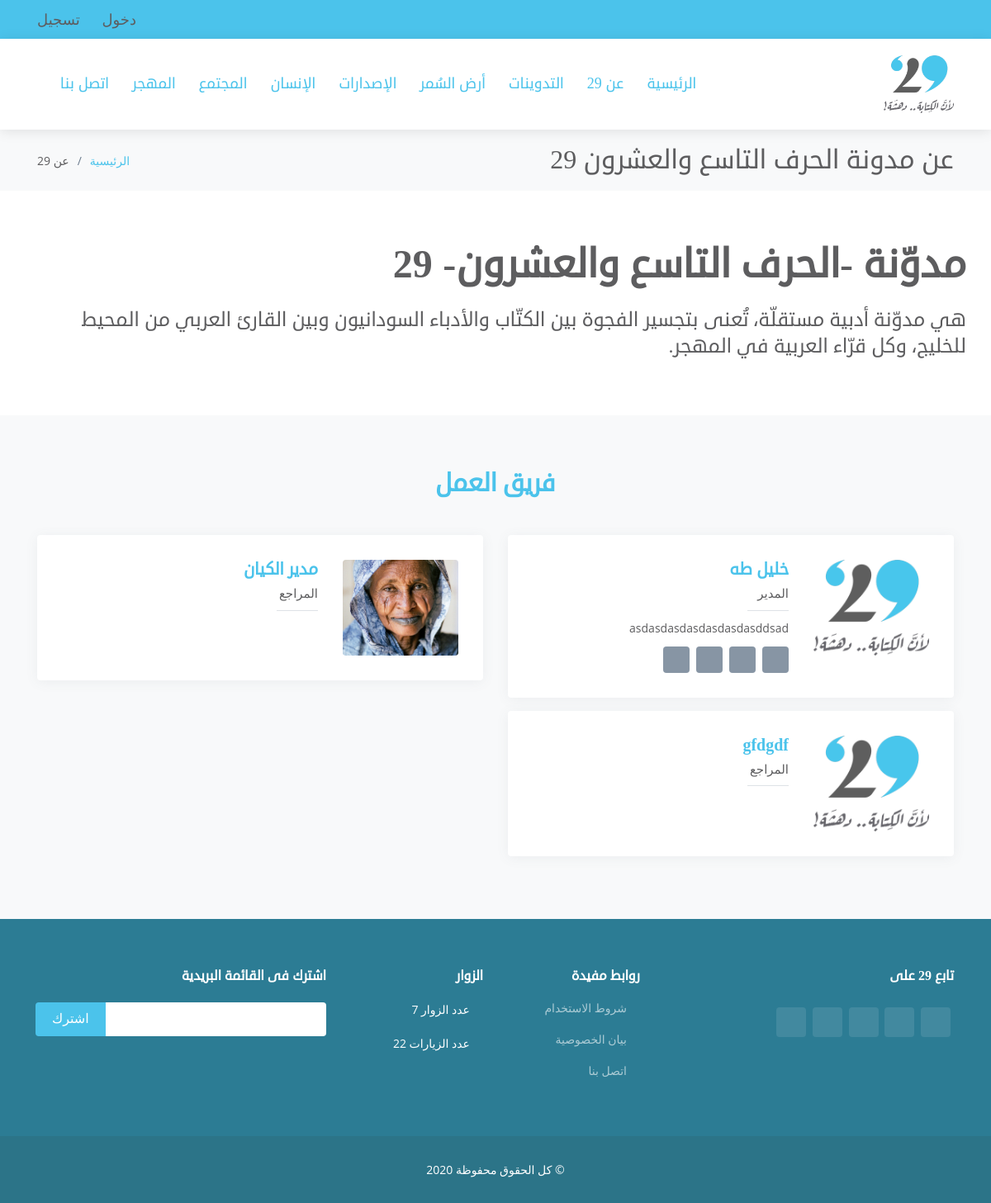
/dashboard/about, run on the app's committed database.
### tables this page shows
CREATE TABLE `category` (
  `cat_id` int(3) NOT NULL,
  `cat_name` varchar(50) NOT NULL,
  `cat_class` varchar(20) NOT NULL,
  `create_at` datetime NOT NULL,
  `create_by` int(5) NOT NULL,
  `update_at` datetime DEFAULT NULL,
  `update_by` int(5) DEFAULT NULL
);

CREATE TABLE `staff` (
  `staff_id` int(5) NOT NULL,
  `staff_name` varchar(50) NOT NULL,
  `staff_phone` varchar(20) NOT NULL,
  `staff_email` varchar(50) NOT NULL,
  `staff_type` varchar(10) NOT NULL DEFAULT 'DR',
  `staff_address` text,
  `staff_img` varchar(20) NOT NULL DEFAULT 'user.jpg',
  `staff_active` int(1) NOT NULL DEFAULT '1',
  `staff_about` text,
  `staff_face` varchar(100) DEFAULT NULL,
  `staff_twitter` varchar(100) DEFAULT NULL,
  `staff_linked` varchar(100) DEFAULT NULL,
  `staff_instagram` varchar(100) DEFAULT NULL,
  `staff_uname` varchar(50) NOT NULL,
  `staff_pass` varchar(100) NOT NULL,
  `create_at` datetime NOT NULL,
  `create_by` int(5) DEFAULT NULL,
  `update_at` datetime DEFAULT NULL,
  `update_by` int(5) DEFAULT NULL
);

### lib/session.php (called while the page is built, shortened)
<?php
	class session
	{
		public static function get($key)
		{
			if(isset($_SESSION[$key]))
			{
				return $_SESSION[$key];
			}else
			{
				return false;
			}
		}
	}
?>

### controller/dashboard.php (called while the page is built, shortened)
<?php
	class dashboard extends controller
	{
		function __construct()
		{
			$this->view->CSS = array();
			$this->view->JS = array('views/dashboard/JS/dash.js');
		}
		function about()
		{
			$this->view->menu = $this->model->menu();
			$this->view->staff = $this->model->staff();
			$this->view->render(array('dashboard/about'),'home');
		}
	}
?>

### index.php (called while the page is built, shortened)
<?php
	$app = new bootstrap();
?>

### lib/database.php (called while the page is built, shortened)
<?php
	class database extends PDO
	{
		function __construct()
		{
			$this->get_config();
		}
		private function get_config()
		{
			$x = $this->select("SELECT * FROM ".DB_PREFEX."config",array());
		}
		public function select($sql,$data,$fetchMode = PDO::FETCH_ASSOC)
		{
			$sth = $this->prepare($sql);
			$sth->execute();
			return $sth->fetchAll($fetchMode);
		}
		public function get_menu()
		{
			$x = $this->select("SELECT ".DB_PREFEX."category.*, count(blog_id) as no
								FROM ".DB_PREFEX."category
								LEFT JOIN ".DB_PREFEX."blog_category ON category = cat_id
								WHERE 1=1
								GROUP BY cat_id",array());
			$menu = array();
			foreach($x as $val)
			{
				$menu[$val['cat_id']] = array('id'=>$val['cat_id']
											,'name'=>$val['cat_name']
											,'count'=>$val['no']
											);
			}
			return $menu;
		}
	}
?>

### models/dashboard_model.php (called while the page is built, shortened)
<?php
	class dashboard_model extends model
	{
		function __construct()
		{
			parent::__construct();
		}
		public function menu()
		{
			return $this->db->get_menu();
		}
		public function staff()
		{
			return $this->db->select('SELECT staff_id, staff_name, staff_phone, staff_email, staff_address
									,staff_img, staff_about,staff_type
									,staff_face, staff_twitter, staff_linked, staff_instagram
									FROM '.DB_PREFEX.'staff
									WHERE staff_type != "bloger"
									',array());
		}
	}
?>

### lib/controller.php (called while the page is built, shortened)
<?php
	class controller
	{
		public function loadModel($name,$model_path)
		{
			$path = $model_path.$name.'_model.php';
			if(file_exists($path))
			{
				$this->model = new $model_name();
			}
		}
	}
?>

### lib/model.php (called while the page is built)
<?php
	class model
	{
		function __construct()
		{
			$this->db = new database();
		}
	}
?>

### views/dashboard/about.php (the view)
<main id="main">
	<section id="breadcrumbs" class="breadcrumbs">
		<div class="container">
			<div class="d-flex justify-content-between align-items-center">
				<h2>عن مدونة الحرف التاسع والعشرون 29</h2>
				<ol>
					<li><a href="<?php echo URL ?>">الرئيسية</a></li>
					<li>عن 29</li>
				</ol>
			</div>
		</div>
	</section>
	<section id="about" class="about">
		<div class="container">
			<div class="row content">
				<h2>مدوّنة -الحرف التاسع والعشرون- 29</h2>
				<h3>هي مدوّنة أدبية مستقلّة، تُعنى بتجسير الفجوة بين الكتّاب والأدباء السودانيون وبين القارئ العربي من المحيط للخليج، وكل قرّاء العربية في المهجر.</h3>
			</div>
		</div>
	</section>
    <section id="team" class="team section-bg">
		<div class="container">
			<div class="section-title">
				<p>فريق العمل</p>
			</div>
			<div class="row">
			<?php
				foreach($this->staff as $val)
				{
			?>
				<div class="col-lg-6 mb-3">
					<div class="member d-flex align-items-start">
						<div class="pic"><img src="<?php echo URL."public/IMG/users/".$val['staff_img'] ?>" class="img-fluid" alt=""></div>
						<div class="member-info">
							<h4><?php echo $val['staff_name']?></h4>
							<span><?php echo staff_settings::$staf_asso_type[$val['staff_type']]['AR']?></span>
							<p><?php echo $val['staff_about']?></p>
							<div class="social">
							<?php
								echo (!empty($val['staff_twitter']))?'<a href="'.$val['staff_twitter'].'" target="_blank"><i class="icofont-twitter"></i></a>':"";
								echo (!empty($val['staff_face']))?'<a href="'.$val['staff_face'].'" target="_blank"><i class="icofont-facebook"></i></a>':"";
								echo (!empty($val['staff_instagram']))?'<a href="'.$val['staff_instagram'].'" target="_blank"><i class="icofont-instagram"></i></a>':"";
								echo (!empty($val['staff_linked']))?'<a href="'.$val['staff_linked'].'" target="_blank"><i class="icofont-linkedin"></i></a>':"";
							?>
							</div>
						</div>
					</div>
				</div>
			<?php
				}
			?>
			</div>
		</div>
	</section>
</main>

### lib/view.php (shortened to what this page needs)
<?php
	class view
	{
		public function render($files,$class="")
		{
			$this->get_header($class);
			foreach($files as $k => $name)
			{
				$file_name = "views/".$name.".php";
				if(file_exists($file_name))
				{
					require($file_name);
				}else
				{
					$this->file_name = $name;
					require("views/error/err404.php");
				}
			}
		}
		public function get_header($class)
		{
			require("views/header/header.php");
			$this->get_menus($class);
		}
		private function get_menus($class)
		{
			if(session::get('user_type'))
			{
				require("views/menus/".session::get('user_type').".php");
				switch($class)
				{
					case 'home':
					break;
					default:
				}
			}elseif($class == 'login')
			{
				require("views/menus/bloger.php");
			}else
			{
				require("views/menus/bloger.php");
			}
		}
		public function get_footer($class)
		{
			require("views/footer/footer.php");
		}
	}
?>

### views/menus/bloger.php
<section id="topbar" class="d-none d-lg-block">
	<div class="container d-flex">
		<div class="contact-info mr-auto">
			<i class="icofont-sign-in"></i><a href="<?php echo URL ?>login">دخول</a>
			<i class="icofont-user"></i><a href="<?php echo URL ?>login/register">تسجيل</a>
		</div>
	</div>
</section>
<header id="header" class="header-inner-pages sticky-top">
	<div class="container d-flex align-items-center">
		<a href="<?php echo URL ?>" class="logo"><img src="<?php echo URL ?>public/IMG/logo.png" alt="" class="img-fluid"></a>
		<nav class="nav-menu d-none mr-auto d-lg-block">
			<ul>
				<li><a href="<?php echo URL ?>">الرئيسية</a></li>
				<li><a href="<?php echo URL ?>dashboard/about">عن 29 </a></li>
				<li><a href="<?php echo URL ?>blog/index">التدوينات</a></li>
			<?php
				foreach($this->menu as $val)
				{
					echo "<li><a href='".URL."blog/index/".$val['id']."'>".$val['name']."</a></li>";
				}
			?>
				<li><a href="<?php echo URL ?>dashboard/contact">اتصل بنا</a></li>
			</ul>
		</nav>
	</div>
</header>

### public/CSS/style.css (style rules this page uses)
body { font-family: "Open Sans", sans-serif; color: #5d5d5f; direction: rtl !important; text-align: right; }
a { color: #4bc3eb; }
h1, h2, h3, h4, h5, h6 { font-family: 'droid-sans'; }
#topbar { background: #4bc3eb; padding: 10px 0; font-size: 18px; color: #5d5d5f; }
#topbar .contact-info a { line-height: 1; color: #5d5d5f; transition: 0.3s; }
#topbar .contact-info i { color: #5d5d5f; padding: 4px; }
#header { background: white; transition: all 0.5s; z-index: 997; padding: 20px 0; }
#header.header-inner-pages { box-shadow: 0px 2px 15px rgba(0, 0, 0, 0.1); }
#header .logo { font-size: 28px; margin: 0; padding: 0; line-height: 1; font-weight: 700; text-transform: uppercase; }
#header .logo img { max-height: 70px; }
.nav-menu ul { margin: 0; padding: 0; list-style: none; }
.nav-menu > ul { display: flex; }
.nav-menu > ul > li { position: relative; white-space: nowrap; padding: 12px 0 12px 28px; }
.nav-menu a { display: block; position: relative; color: #4bc3eb; transition: 0.3s; font-size: 18px; font-weight: 500; font-family: 'droid-sans'; }
.mobile-nav { position: fixed; top: 55px; right: 15px; bottom: 15px; left: 15px; z-index: 9999; overflow-y: auto; background: #fff; transition: ease-in-out 0.2s; opacity: 0; visibility: hidden; border-radius: 10px; padding: 10px 0; height: auto; }
.mobile-nav * { margin: 0; padding: 0; list-style: none; }
.mobile-nav a { display: block; position: relative; color: #4bc3eb; padding: 10px 20px; font-weight: 500; outline: none; }
section { padding: 60px 0; }
.section-bg, .services .icon-box { background-color: #f8f9fa; }
.section-title { padding-bottom: 40px; text-align: center; }
.section-title p { margin: 0; margin: 0; font-size: 30px; font-weight: 700; text-transform: uppercase; font-family: 'droid-sans'; color: #4bc3eb; }
.breadcrumbs { padding: 18px 0; background: #f8f9fa; min-height: 40px; margin-top: 0px; }
.breadcrumbs h2 { font-size: 32px; font-weight: 300; margin: 0; }
.breadcrumbs ol { display: flex; flex-wrap: wrap; list-style: none; padding: 0; margin: 0; font-size: 14px; }
.breadcrumbs ol li + li { padding-right: 10px; }
.breadcrumbs ol li + li::before { display: inline-block; padding-left: 10px; color: #6b7b8d; content: "/"; }
.about .content h2 { font-weight: 700; font-size: 48px; line-height: 60px; margin-bottom: 20px; text-transform: uppercase; }
.about .content h3 { font-weight: 500; line-height: 32px; font-size: 24px; }
.team .member { position: relative; box-shadow: 0px 2px 15px rgba(85, 98, 112, 0.08); padding: 30px; border-radius: 4px; background: white; }
.team .member .pic { overflow: hidden; width: 140px; border-radius: 4px; }
.team .member .pic img { transition: ease-in-out 0.3s; }
.team .member .member-info { padding-right: 30px; }
.team .member h4 { font-weight: 700; margin-bottom: 5px; font-size: 20px; color: #4bc3eb; }
.team .member span { display: block; font-size: 15px; padding-bottom: 10px; position: relative; font-weight: 500; }
.team .member span::after { content: ''; position: absolute; display: block; width: 50px; height: 1px; background: #dee2e6; bottom: 0; right: 0; }
.team .member p { margin: 10px 0 0 0; font-size: 14px; }
.team .member .social { margin-top: 12px; display: flex; align-items: center; justify-content: flex-start; }
.team .member .social a { transition: ease-in-out 0.3s; display: flex; align-items: center; justify-content: center; border-radius: 4px; width: 32px; height: 32px; background: #8795a4; }
.team .member .social a i { color: #fff; font-size: 16px; margin: 0 2px; }
.team .member .social a + a { margin-right: 8px; }

### data on the page
category: cat_name "أرض السُمر"
category: cat_name "الإصدارات"
category: cat_name "الإنسان"
category: cat_name "المجتمع"
category: cat_name "المهجر"
staff: staff_img (picture), staff_name "خليل طه", staff_type "المدير", staff_about "asdasdasdasdasdasdasddsad"
staff: staff_img (picture), staff_name "مدير الكيان", staff_type "المراجع"
staff: staff_img (picture), staff_name "gfdgdf", staff_type "المراجع"

### other printed values
session::get('NEW_VISIT') "7"
session::get('VISIT') "22"
